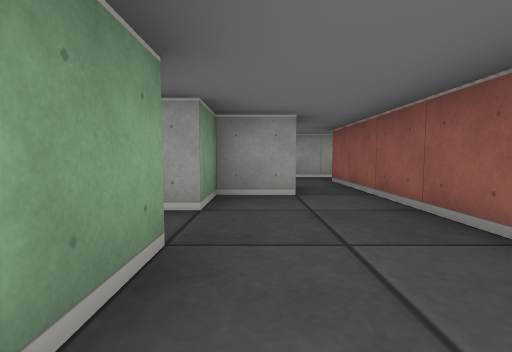
View 1 (above)

18 first-person views from a walk through a cub3D maze. The camera is about half as high as the walls, tilts 4° down and sees 85° across. The floor is counted in squares. Each view is taken from the middle of a square. On the plan, view 1 faces up. The plan holds only what a view shows up to about 9 squares ahead; the rest is blank.

View 2
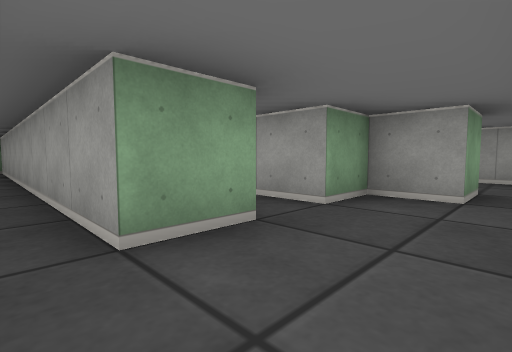

View 3
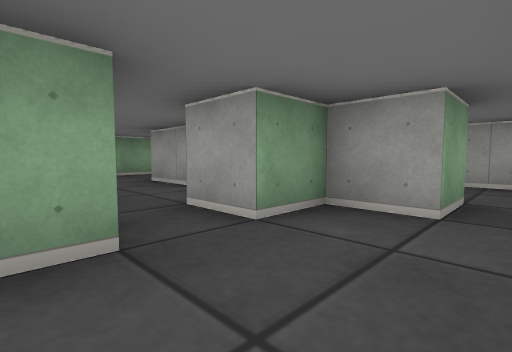

View 4
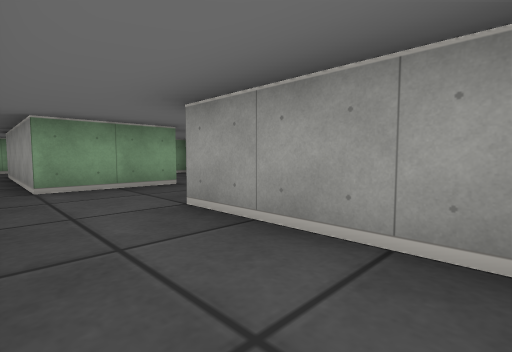

View 5
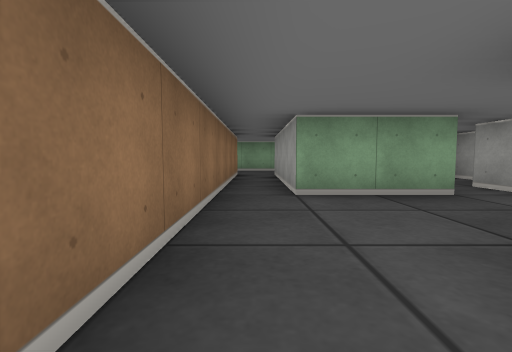

View 6
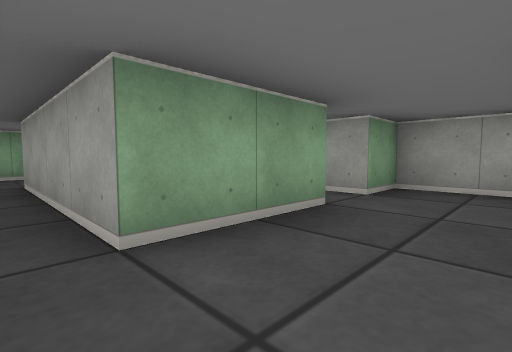

View 7
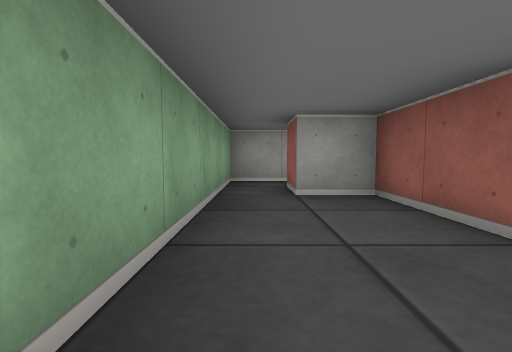

View 8
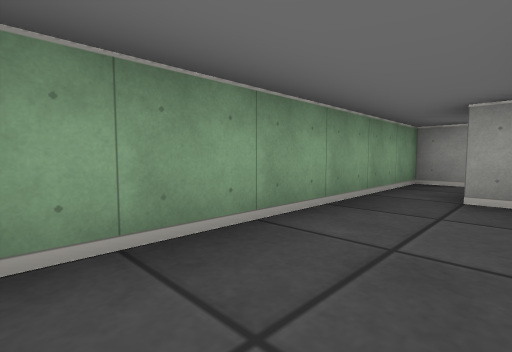

View 9
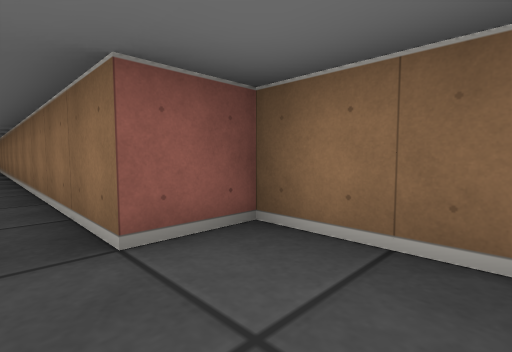

View 10
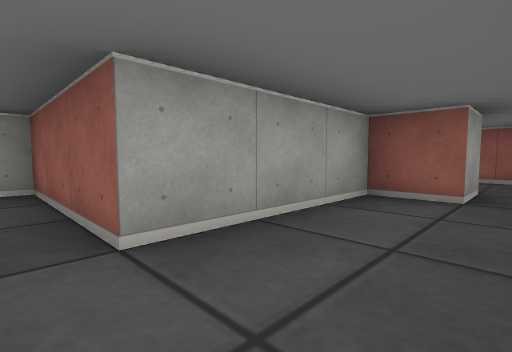

View 11
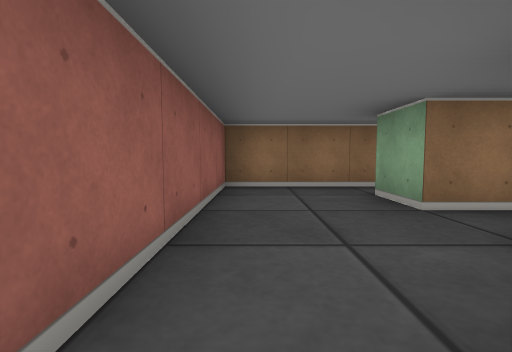

View 12
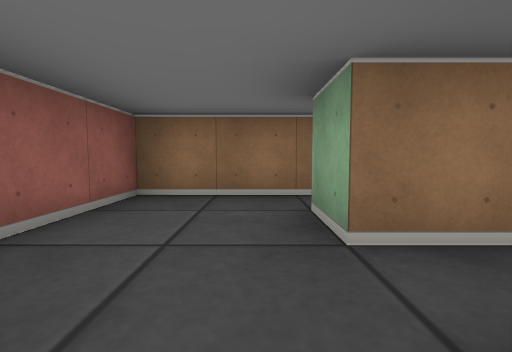

View 13
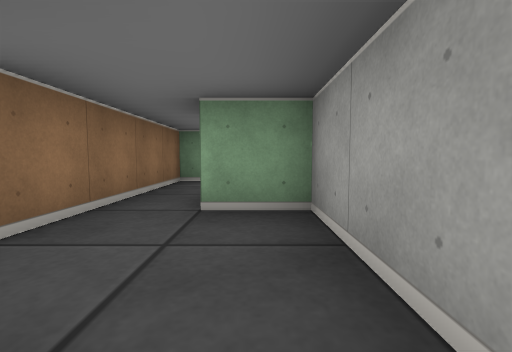

View 14
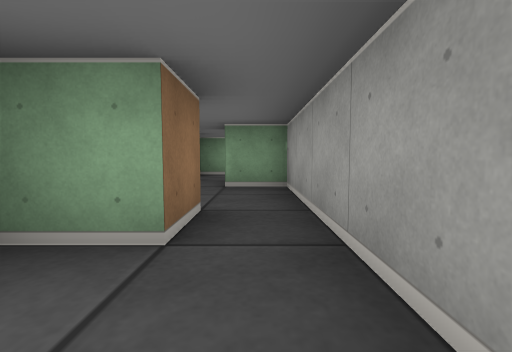

View 15
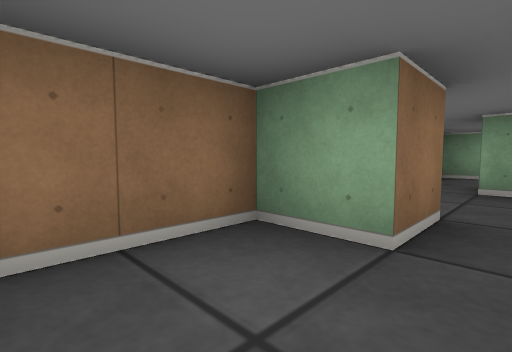

View 16
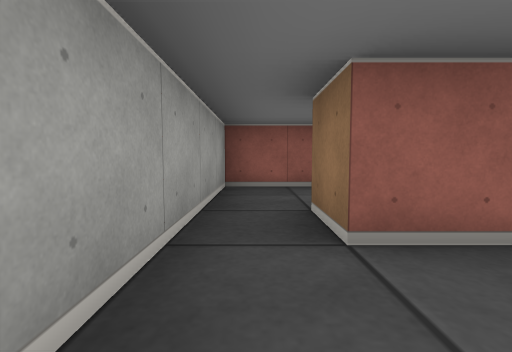

View 17
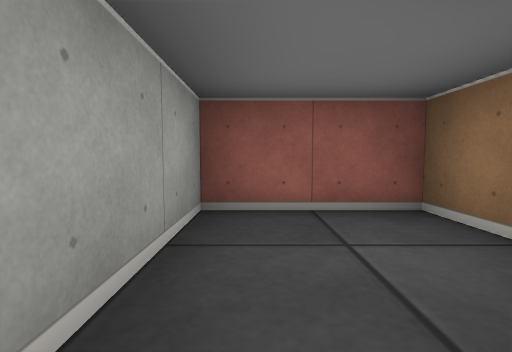

View 18
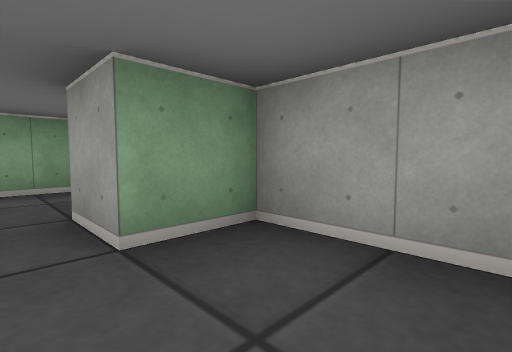

### Floor plan
Ten units are one square. View 1 is at (0, 0); x grows to the right and y downward. Boxes are objects, and circles mark ways between rooms. Rooms are numbered by the first view taken in them; rooms with no view inside come last. Other rooms are left out.
<svg viewBox="-130 -70 180 80">
<path fill="none" stroke="#000" d="M-10 5 15 5 15 -5M-5 -5 -95 -5M-5 -15 -5 -5M5 -35 -5 -35 -5 -25M15 -5 15 -35M-65 -15 -5 -15M-65 -34 -65 -25M-5 -25 -15 -25 -15 -35 -45 -35M-120 -5 -105 -5 -105 -15 -65 -15M-114 -65 -125 -65 -125 -10M-65 -25 -105 -25 -105 -45 -115 -45 -115 -55M-5 -45 5 -45 5 -35M15 -35 15 -55 25 -55M25 -65 -5 -65 -5 -55M25 -55 25 -45 45 -45 45 -65 25 -65M-65 -46 -65 -34M-45 -35 -45 -65 -65 -65 -65 -55M-65 -55 -75 -55M-88 -65 -95 -65 -95 -51M-35 -52 -35 -45 -5 -45"/>
<circle cx="5" cy="-10" r="3" fill="#2a7"/>
<circle cx="0" cy="-20" r="3" fill="#2a7"/>
<circle cx="10" cy="-40" r="3" fill="#2a7"/>
<circle cx="-70" cy="-20" r="3" fill="#2a7"/>
<circle cx="-55" cy="-40" r="3" fill="#2a7"/>
<circle cx="20" cy="-60" r="3" fill="#2a7"/>
<circle cx="-10" cy="-50" r="3" fill="#2a7"/>
<circle cx="-70" cy="-50" r="3" fill="#2a7"/>
<text x="-40" y="0">1</text>
<text x="0" y="-20">2</text>
<text x="-40" y="-20">3</text>
<text x="-110" y="-30">4</text>
<text x="10" y="-50">5</text>
<text x="30" y="-60">6</text>
<text x="-60" y="-50">7</text>
<text x="-80" y="-50">8</text>
<text x="-20" y="-50">9</text>
</svg>
Room 1 opens to room 2. Room 2 opens to room 3. Room 2 opens to room 5. Room 3 opens to room 4. Room 3 opens to room 7. Room 5 opens to room 6. Room 5 opens to room 9. Room 7 opens to room 8.

Where each view was taken, in squares from view 1:
view 1: 0 up, 0 right, facing up
view 2: 0 up, 1 right, facing up-left
view 3: 1 up, 1 right, facing up-left
view 4: 2 up, 2 left, facing up-left
view 5: 2 up, 3 left, facing left
view 6: 2 up, 5 left, facing up-left
view 7: 1 up, 12 left, facing up
view 8: 1 up, 11 left, facing up-left
view 9: 2 up, 12 left, facing down-right
view 10: 2 up, 5 left, facing up-right
view 11: 4 up, 1 right, facing down
view 12: 3 up, 0 right, facing down
view 13: 6 up, 2 right, facing left
view 14: 6 up, 4 right, facing left
view 15: 6 up, 4 right, facing down-left
view 16: 6 up, 0 right, facing right
view 17: 6 up, 2 right, facing right
view 18: 5 up, 5 left, facing up-left
